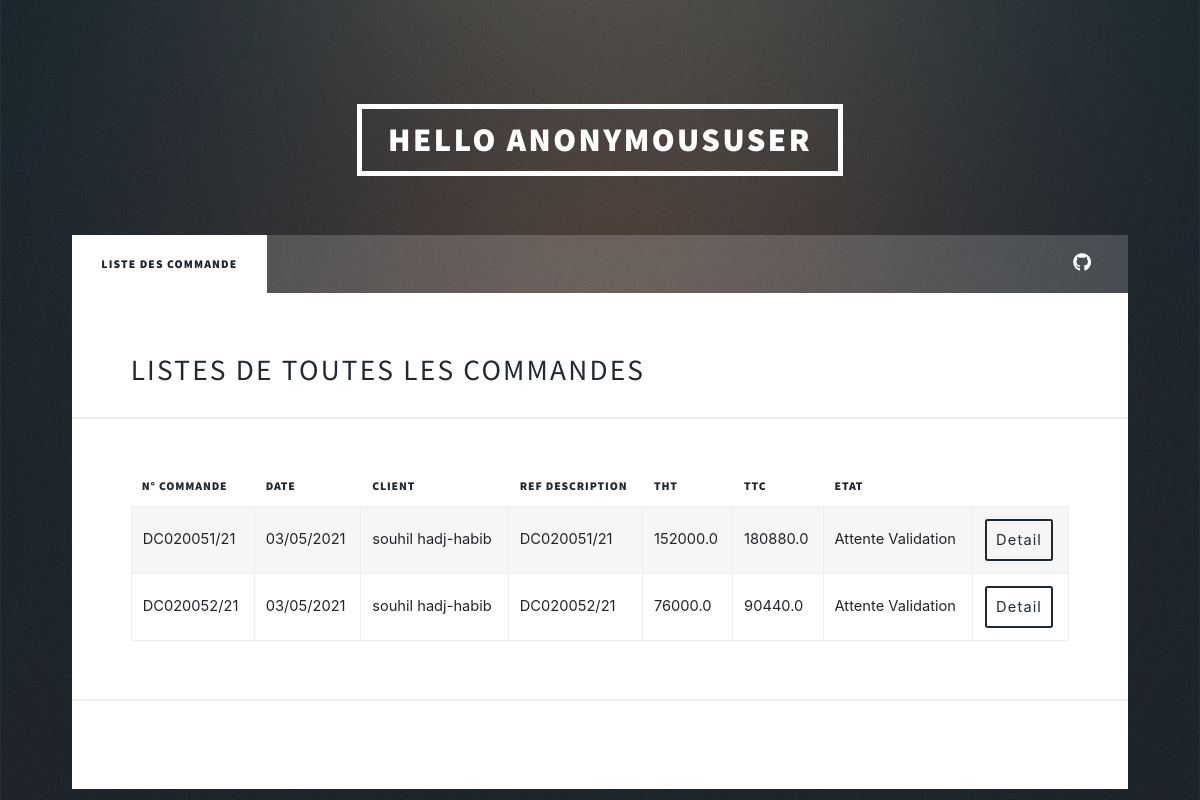
The page /commerciale/listCommandesC on the database its author committed.
### distributeur/models.py (models this page shows)
class Commande(models.Model):
    id = models.AutoField(primary_key=True)
    reference_description = models.CharField(max_length=255)
    destributeur = models.ForeignKey(Distributeur, on_delete=models.CASCADE)
    societe = models.CharField(default='Strugal', max_length=255)
    totaleHT = models.FloatField()
    totaleTTC = models.FloatField()
    date = models.CharField(
        default=date.today().strftime("%d/%m/%Y"), max_length=255)

class Distributeur(models.Model):
    user = models.ForeignKey(User, null=True, on_delete=models.CASCADE)
    id = models.AutoField(primary_key=True)
    typeProfile = models.CharField(max_length=255, default="Distributeur")
    nom = models.CharField(max_length=255)
    adress = models.CharField(max_length=255)
    tel = models.CharField(max_length=255)
    rcn = models.CharField(max_length=255)
    ifn = models.CharField(max_length=255)
    nbr_facture = models.IntegerField(default=0)
    def __str__(self):
        return self.nom

### commerciale/views.py (the view)
# urls.py: path("listCommandesC", views.listCommandes, name="listCommandes"),
def listCommandes(request):
    commande = Commande.objects.all()
    context = {
        "commande": commande
    }
    return render(
        request, "commerciale/listCommandes.html", context)

### templates/commerciale/listCommandes.html (shortened to what this page needs)
{%extends 'base.html'%} {% block title %} Welcome {% endblock %}
{% block content %}
<div id="wrapper">
   <link rel="stylesheet" href="https://maxcdn.bootstrapcdn.com/bootstrap/4.5.2/css/bootstrap.min.css">
  {% include 'partials/_header.html'%}
  <nav id="nav">
    <ul class="links">
      <li class="active"><a>Liste des commande</a></li>
    </ul>
    <ul class="icons">
      <li>
        <span class="label"
          ><a href="{% url 'logout' %}"class="icon brands fa-github" aria-hidden="true"></a>
        </span>
      </li>
    </ul>
  </nav>
  <div id="main">
    <h2>Listes de toutes les commandes</h2>
    <div class="table-wrapper">
      <table class="alt">
          <thead>
              <tr>
                  <th>N° Commande</th>
                  <th>Date</th>
                  <th>Client</th>
                  <th>Ref Description</th>
                  <th>THT</th>
                  <th>TTC</th>
                  <th>Etat</th>
              </tr>
          </thead>
          <tbody>
              {% for com in commande %}
              <tr>
                  <td>{{com.reference_description}}</td>
                  <td>{{com.date}}</td>
                  <td>{{com.destributeur}}</td>
                  <td>{{com.reference_description}}</td>
                  <td>{{com.totaleHT}}</td>
                  <td>{{com.totaleTTC}}</td>
                  <td>Attente Validation</td>
                  <td><button
                    id="{{com.id}}"
                    onClick=showDetail(this.id)
                    type="button"
                    class="btn "
                    data-toggle="modal" data-target="#exampleModal"
                  >Detail</button></td>
              </tr>
              {% endfor %}
          </tbody>
      </table>
  </div>
    <hr />
  </div>
</div>
{% endblock %}

### rows shown on the page
Commande: reference_description "DC020051/21", date "03/05/2021", destributeur "souhil hadj-habib", totaleHT "152000.0", totaleTTC "180880.0"
Commande: reference_description "DC020052/21", date "03/05/2021", destributeur "souhil hadj-habib", totaleHT "76000.0", totaleTTC "90440.0"

### other values the page prints
{{ request.user }} "ANONYMOUSUSER"
